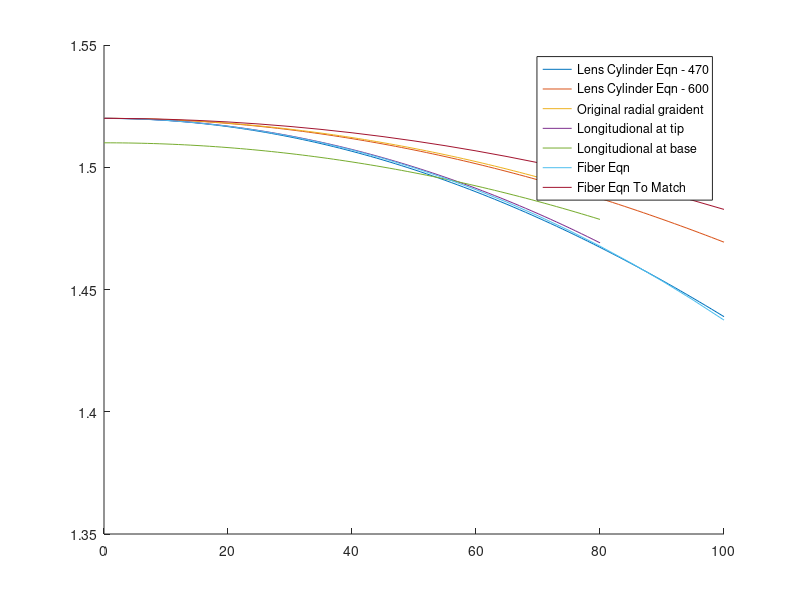

The MATLAB source for this figure:
meanConeL = 470;
expConeL = 600;

n0 = 1.52;

radiusFixed = 0:100;

RIConeEqn_Mean = n0*sech(pi*radiusFixed/2/meanConeL);

RIConeEqn_Exp = n0*sech(pi*radiusFixed/2/expConeL);

radiusFiber = 0:0.005:0.1;

RIFiberEqn_matchFn = sqrt(n0^2*(1-(3.25)^2*(radiusFiber).^2));

RIFiberEqn_matchTip = sqrt(n0^2*(1-(2.2)^2*(radiusFiber).^2));

% Note - might want to do a range of max radiuses so this pans out

radius = 0:80;

RIOrignal = 1.52-0.000004914*(radius/max(radius)*80).^2;

% RIEndLongitudional = 1.5+(0.02)-0.00000612*(radius/max(radius)*80).^2;

RIEndLongitudional = 1.5+(1*0.01+0.01)-(0.5*1+0.8)*0.00000612*(radius/max(radius)*80).^2;

RIStartLongitudional = 1.5+(0*0.01+0.01)-(0.5*0+0.8)*0.00000612*(radius/max(radius)*80).^2;

figure; hold on

h1 = plot(radiusFixed, RIConeEqn_Mean);
h2 = plot(radiusFixed, RIConeEqn_Exp);
h3 = plot(radius, RIOrignal);
h4 = plot(radius, RIEndLongitudional);
h5 = plot(radius, RIStartLongitudional);

h6 = plot(radiusFiber*1000, RIFiberEqn_matchFn);
h7 = plot(radiusFiber*1000, RIFiberEqn_matchTip);

ylim([1.35 1.55])

legend([h1 h2 h3 h4 h5 h6 h7], 'Lens Cylinder Eqn - 470', 'Lens Cylinder Eqn - 600',...
    'Original radial graident', 'Longitudional at tip', 'Longitudional at base', ...
    'Fiber Eqn', 'Fiber Eqn To Match')